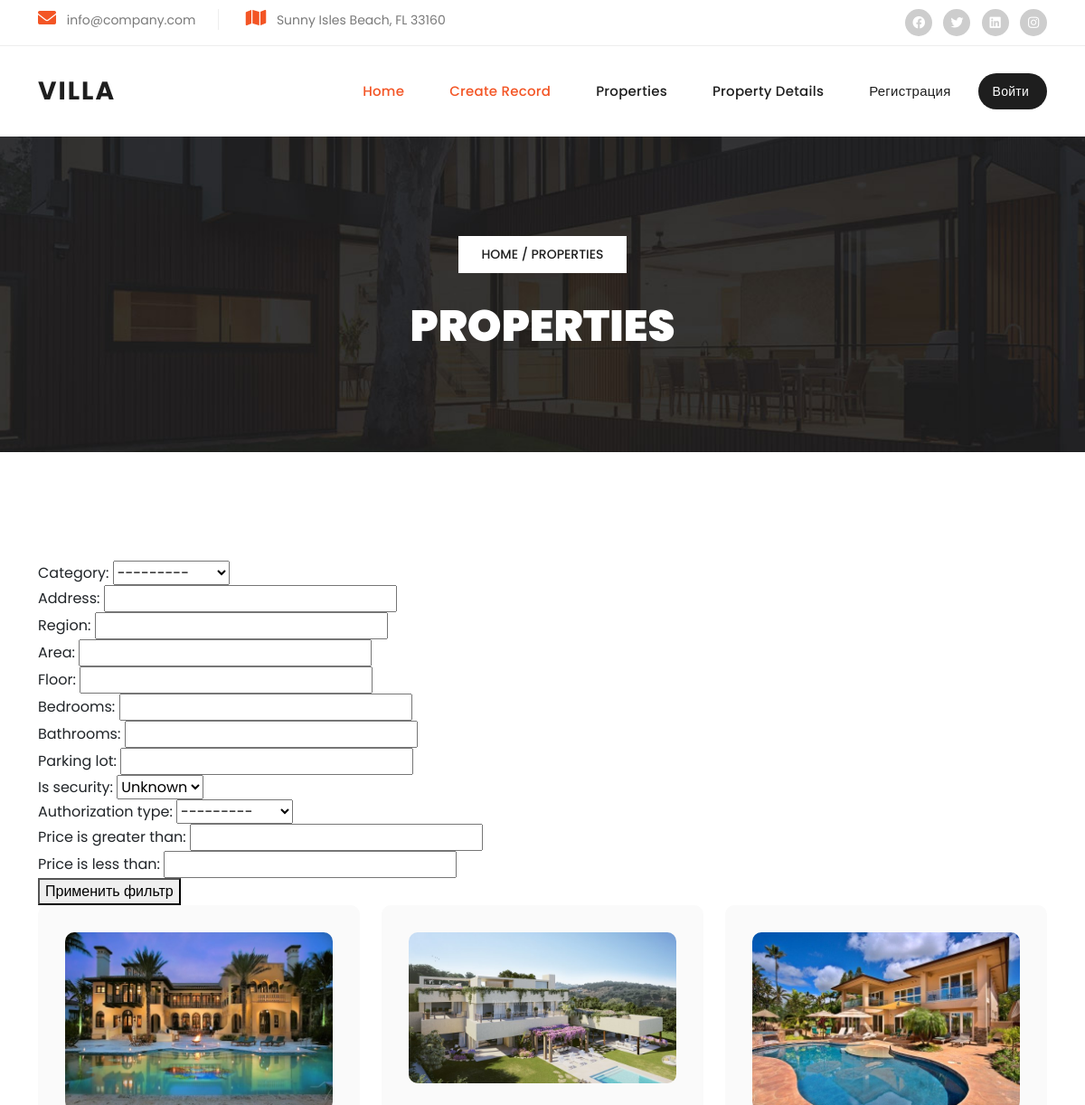
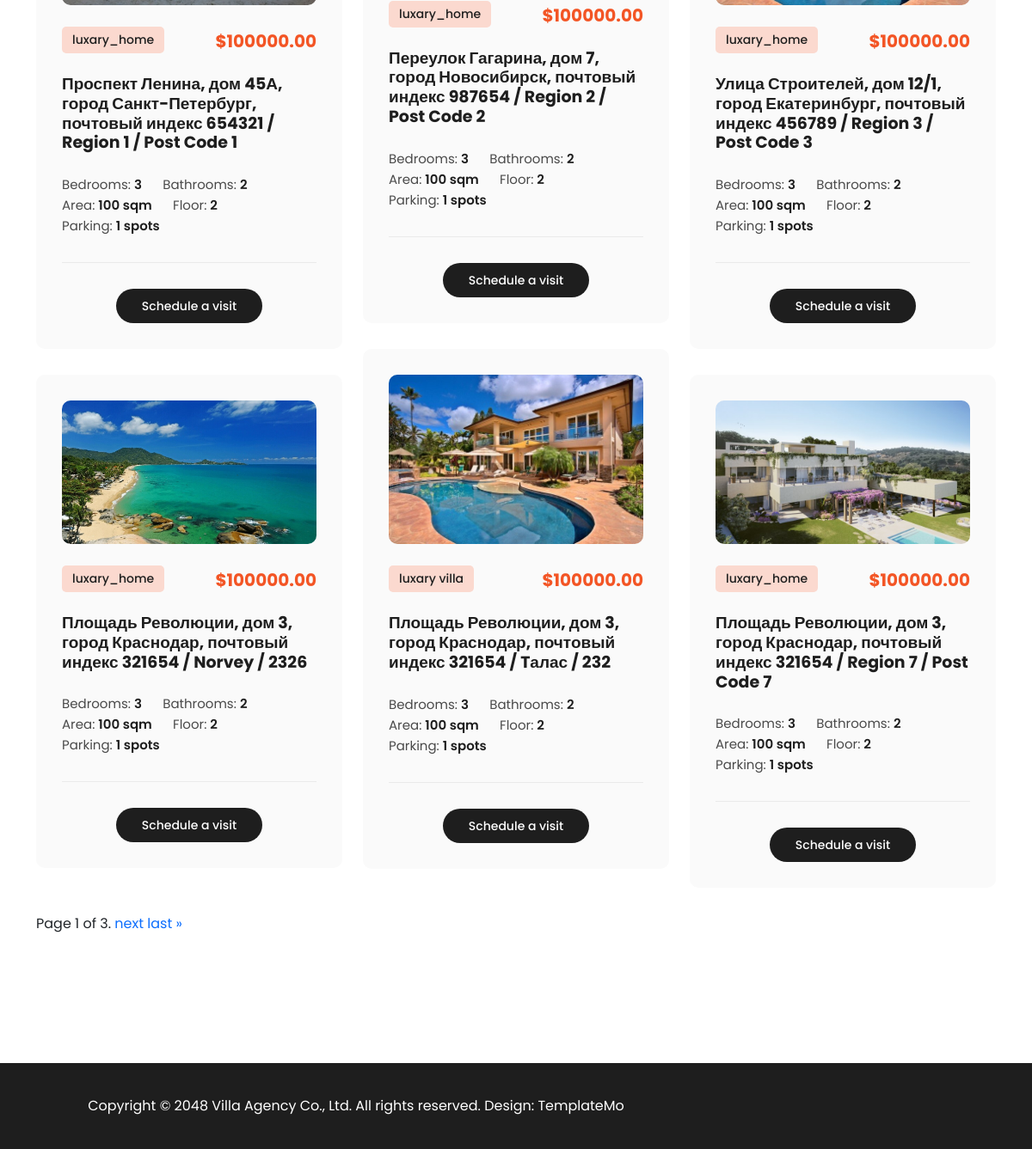
Screenshot of /app/house_list/ with the database file from the repository (2 pictures, top to bottom).
### app/models.py (models this page shows, shortened)
class House(models.Model):
    category = models.ForeignKey(
        Category,
        on_delete=models.CASCADE
    )
    address = models.CharField(
        max_length=123
    )
    region = models.CharField(
        max_length=123
    )
    post_code = models.CharField(
        max_length=55
    )
    image = models.ImageField(
        upload_to='villa/'
    )
    area = models.CharField(
        max_length=17
    )
    floor = models.PositiveSmallIntegerField()
    bedrooms = models.PositiveSmallIntegerField()
    bathrooms = models.PositiveSmallIntegerField()
    parking_lot = models.PositiveSmallIntegerField()
    description = models.TextField()
    is_security = models.BooleanField(
        default=True
    )
    authorization_type = models.PositiveSmallIntegerField(
        choices=(
            (1, 'Красная книга'),
            (2, 'Зелёная книга'),
            (3, 'Белая книга'),
            (4, 'В аренду')
        )
    )
    payment = models.ForeignKey(
        'MethodPayment',
        on_delete=models.CASCADE
    )
    price = models.DecimalField(
        max_digits=12,
        decimal_places=2,
        default=0.00
    )
    slug = models.SlugField(unique=True, blank=True, null=True)
    created_date = models.DateTimeField(
        auto_now_add=True
    )
    updated_date = models.DateTimeField(
        auto_now=True
    )
    is_active = models.BooleanField(
        default=True
    )

class Category(models.Model):
    title = models.CharField(
        max_length=123
    )
    def __str__(self):
        return self.title

### app/views.py (the view)
# urls.py: path("house_list/", views.HouseListView.as_view(), name='house_list'),
class HouseListView(ListView):
    model = House
    template_name = 'app/house_list.html'
    context_object_name = 'houses'
    filterset_class = HouseFilter
    paginate_by = 6
    def get_queryset(self):
        queryset = super().get_queryset()
        self.filterset = HouseFilter(self.request.GET, queryset=queryset)
        return self.filterset.qs
    def get_context_data(self, **kwargs):
        context = super().get_context_data(**kwargs)
        context['filter'] = self.filterset
        houses = context["houses"]
        paginator = Paginator(houses, self.paginate_by)
        page = self.request.GET.get('page')
        try:
            houses = paginator.page(page)
        except PageNotAnInteger:
            houses = paginator.page(1)
        except EmptyPage:
            houses = paginator.page(paginator.num_pages)
        context['houses'] = houses
        return context

### app/templates/app/house_list.html (shortened to what this page needs)
{% extends 'base.html' %}
{% load static %}
{% block content %}
  <div class="page-heading header-text">
    <div class="container">
      <div class="row">
        <div class="col-lg-12">
          <span class="breadcrumb"><a href="#">Home</a> / Properties</span>
          <h3>Properties</h3>
        </div>
      </div>
    </div>
  </div>
  <div class="section properties">
    <div class="container">
      <form>
        {{ filter.form }}
        <button type="submit">Применить фильтр</button>
      </form>
      <div class="row properties-box">
        {% for house in houses %}
        <div class="col-lg-4 col-md-6 align-self-center mb-30 properties-items col-md-6 adv">
          <div class="item">
            <a href="{% url 'house_detail' house.slug %}"><img src="{{ house.image.url }}" alt="" style="max-height: 200px; object-fit: contain;"></a>
            <span class="category">{{ house.category }}</span>
            <h6>${{ house.price }}</h6>
            <h4><a href="{% url 'house_detail' house.id %}">{{ house.address }} / {{ house.region }} / {{ house.post_code }}</a></h4>
            <ul>
              <li>Bedrooms: <span>{{ house.bedrooms }}</span></li>
              <li>Bathrooms: <span>{{ house.bathrooms }}</span></li>
              <li>Area: <span>{{ house.area }}</span></li>
              <li>Floor: <span>{{ house.floor }}</span></li>
              <li>Parking: <span>{{ house.parking_lot }} spots</span></li>
            </ul>
            <div class="main-button">
              <a href="property-details.html">Schedule a visit</a>
            </div>
          </div>
        </div>
        {% endfor %}
      </div>
      <div class="row">
        <div class="col-lg-12">
          <div class="pagination">
            <span class="step-links">
                <span class="current">
                    Page {{ page_obj.number }} of {{ page_obj.paginator.num_pages }}.
                </span>
                {% if page_obj.has_next %}
                    <a href="?page={{ page_obj.next_page_number }}">next</a>
                    <a href="?page={{ page_obj.paginator.num_pages }}">last &raquo;</a>
                {% endif %}
            </span>
          </div>
        </div>
      </div>
    </div>
  </div>
{% endblock %}

### app/templates/base.html (shortened to what this page needs)
{% load static %}
<!DOCTYPE html>
<html lang="en">
<head>
    <link href="{% static 'vendor/bootstrap/css/bootstrap.min.css' %}" rel="stylesheet">
    <link rel="static stylesheet" href="{% static 'assets/css/fontawesome.css' %}">
    <link rel="static stylesheet" href="{% static 'assets/css/templatemo-villa-agency.css' %}">
    <link rel="static stylesheet" href="{% static 'assets/css/owl.css' %}">
    <link rel="static stylesheet" href="{% static 'assets/css/animate.css' %}">
    <link rel="static stylesheet" href="https://unpkg.com/swiper@7/swiper-bundle.min.css"/>
</head>
<body>
  <div class="sub-header">
    <div class="container">
      <div class="row">
        <div class="col-lg-8 col-md-8">
          <ul class="info">
            <li><i class="fa fa-envelope"></i> info@company.com</li>
            <li><i class="fa fa-map"></i> Sunny Isles Beach, FL 33160</li>
          </ul>
        </div>
        <div class="col-lg-4 col-md-4">
          <ul class="social-links">
            <li><a href="#"><i class="fab fa-facebook"></i></a></li>
            <li><a href="https://x.com/minthu" target="_blank"><i class="fab fa-twitter"></i></a></li>
            <li><a href="#"><i class="fab fa-linkedin"></i></a></li>
            <li><a href="#"><i class="fab fa-instagram"></i></a></li>
          </ul>
        </div>
      </div>
    </div>
  </div>
  <header class="header-area header-sticky">
    <div class="container">
        <div class="row">
            <div class="col-12">
                <nav class="main-nav">
                    <a href="{% url 'index' %}" class="logo">
                        <h1>Villa</h1>
                    </a>
                    <ul class="nav">
                      <li><a href="{% url 'index' %}" class="active">Home</a></li>
                      <li><a href="{% url 'house_create' %}" class="active">Create record</a></li>
                      <li><a href="{% url 'house_list' %}">Properties</a></li>
                      <li><a href="{% static 'property-details.html' %}">Property Details</a></li>
                      {% if request.user.is_authenticated %}
                      <li><a href="{% url 'logout' %}">Выйти</a></li>
                      <li>
                          <a href="#"><i class="fa fa-calendar"><svg xmlns="http://www.w3.org/2000/svg" width="16" height="16" fill="currentColor" class="bi bi-person" viewBox="0 0 16 16">
                          <path d="M8 8a3 3 0 1 0 0-6 3 3 0 0 0 0 6m2-3a2 2 0 1 1-4 0 2 2 0 0 1 4 0m4 8c0 1-1 1-1 1H3s-1 0-1-1 1-4 6-4 6 3 6 4m-1-.004c-.001-.246-.154-.986-.832-1.664C11.516 10.68 10.289 10 8 10s-3.516.68-4.168 1.332c-.678.678-.83 1.418-.832 1.664z"/>
                      </svg></i>{{ request.user }}</a>
                      </li>
                      {% else %}
                      <li><a href="{% url 'register' %}">Регистрация</a></li>
                      <li><a href="{% url 'login' %}">&nbsp;&nbsp;&nbsp;&nbsp;Войти</a></li>
                      {% endif %}
                  </ul>
                </nav>
            </div>
        </div>
    </div>
  </header>
{% block content %} {% endblock %}
  <footer>
    <div class="container">
      <div class="col-lg-8">
        <p>Copyright © 2048 Villa Agency Co., Ltd. All rights reserved.
        Design: <a rel="nofollow" href="https://templatemo.com" target="_blank">TemplateMo</a></p>
      </div>
    </div>
  </footer>
</body>
</html>

### rows the page displays
House: image (picture), category "luxary_home", price "100000.00", address "Проспект Ленина, дом 45А, город Санкт-Петербург, почтовый индекс 654321", region "Region 1", post_code "Post Code 1", bedrooms "3", bathrooms "2", area "100 sqm", floor "2", parking_lot "1"
House: image (picture), category "luxary_home", price "100000.00", address "Переулок Гагарина, дом 7, город Новосибирск, почтовый индекс 987654", region "Region 2", post_code "Post Code 2", bedrooms "3", bathrooms "2", area "100 sqm", floor "2", parking_lot "1"
House: image (picture), category "luxary_home", price "100000.00", address "Улица Строителей, дом 12/1, город Екатеринбург, почтовый индекс 456789", region "Region 3", post_code "Post Code 3", bedrooms "3", bathrooms "2", area "100 sqm", floor "2", parking_lot "1"
House: image (picture), category "luxary villa", price "100000.00", address "Площадь Революции, дом 3, город Краснодар, почтовый индекс 321654", region "Tалас", post_code "232", bedrooms "3", bathrooms "2", area "100 sqm", floor "2", parking_lot "1"
House: image (picture), category "luxary_home", price "100000.00", address "Площадь Революции, дом 3, город Краснодар, почтовый индекс 321654", region "Norvey", post_code "2326", bedrooms "3", bathrooms "2", area "100 sqm", floor "2", parking_lot "1"
House: image (picture), category "luxary_home", price "100000.00", address "Площадь Революции, дом 3, город Краснодар, почтовый индекс 321654", region "Region 7", post_code "Post Code 7", bedrooms "3", bathrooms "2", area "100 sqm", floor "2", parking_lot "1"

### other values shown
{{ page_obj.number }} "1"
{{ page_obj.paginator.num_pages }} "3"
